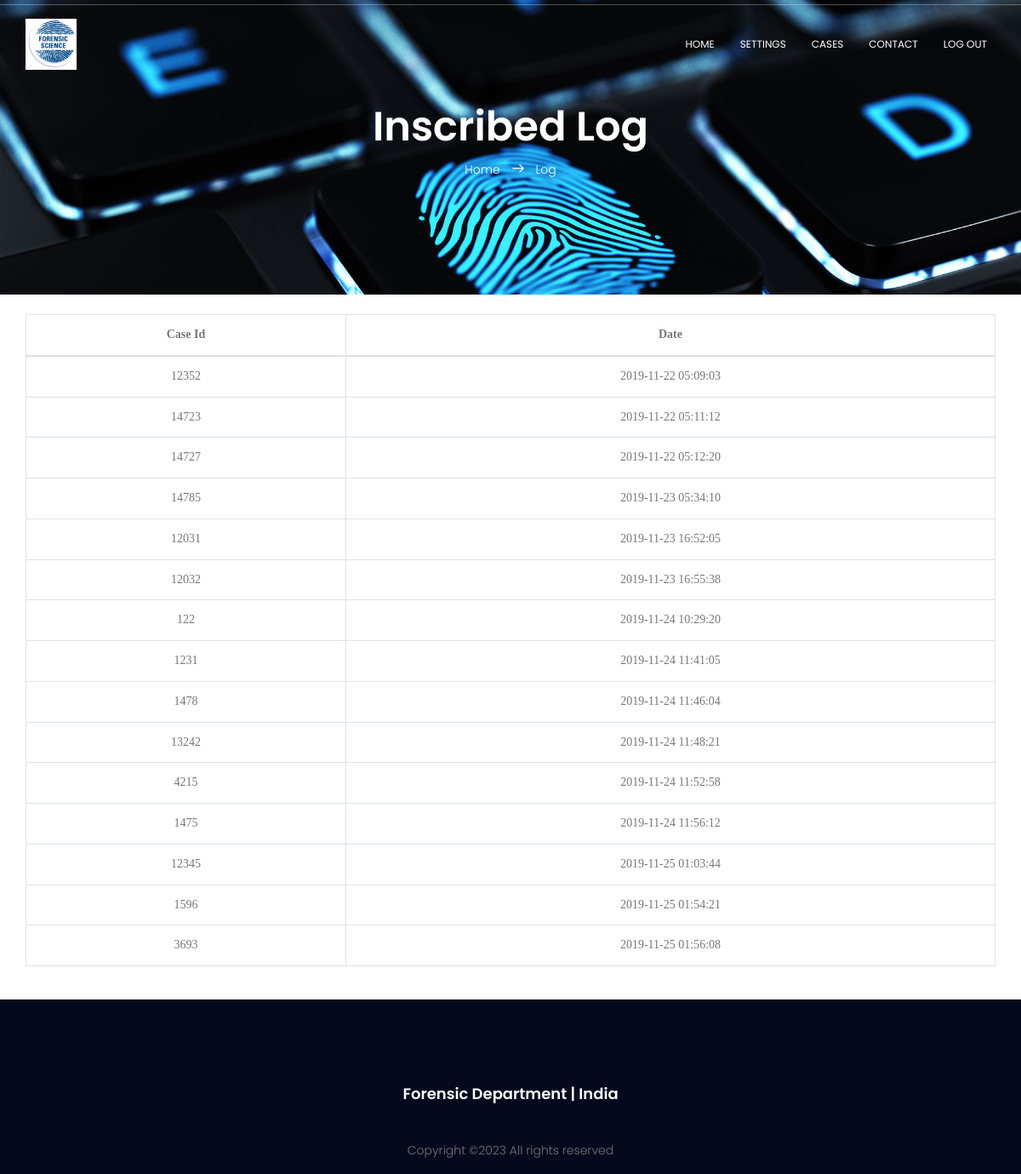
The app's page /project/inscribedlogs.php (signed in) with its own data.
### tables this page shows
CREATE TABLE IF NOT EXISTS `writelogs` (
  `ID` int(6) NOT NULL AUTO_INCREMENT,
  `CASE_ID` int(6) NOT NULL,
  `DATE` timestamp NOT NULL,
  PRIMARY KEY (`ID`)
);

### project/inscribedlogs.php (the view, shortened to what this page needs)
<?php
	require("includes/common.php");
$logs = "SELECT *
		FROM WRITELOGS";
$run_logs = mysqli_query($con, $logs);
?>
<!DOCTYPE html>
	<html lang="zxx" class="no-js">
	<head>
			<link rel="stylesheet" href="css/linearicons.css">
			<link rel="stylesheet" href="css/font-awesome.min.css">
			<link rel="stylesheet" href="css/bootstrap.css">
			<link rel="stylesheet" href="css/magnific-popup.css">
			<link rel="stylesheet" href="css/nice-select.css">
			<link rel="stylesheet" href="css/animate.min.css">
			<link rel="stylesheet" href="css/owl.carousel.css">
			<link rel="stylesheet" href="css/main.css">
		</head>
		<body>
			<?php
				require 'includes/header.php';
			?>
			<section class="banner-area relative" id="home">
				<div class="overlay"></div>
				<div class="container">
					<div class="row d-flex align-items-center justify-content-center">
						<div class="about-content col-lg-12">
							<h1 class="text-white">
								Inscribed Log
							</h1>
							<p class="text-white link-nav">  <?php
				if($_SESSION['email']=='admin@fds.com') { ?>
					<a href="adminhome.php">
				<?php }
				else { ?>
					<a href="home.php">
				<?php } ?>
				Home </a>  <span class="lnr lnr-arrow-right"></span>  <a href="inscribedlogs.php"> Log </a></p>
						</div>
					</div>
				</div>
			</section>
			<br>
			<div class="container" id="content">
            <div class="row">
                <table class="table table-hover table-bordered">
					<thead>
					<tr>
						<th style="font-family:verdana; text-align:center" scope="col"> Case Id </th>
						<th style="font-family:verdana; text-align:center" scope="col"> Date </th>
					</tr>
					</thead>
					<tbody>
					<?php
					while($logs_r = mysqli_fetch_array($run_logs)) { ?>
						<tr>
							<td style="font-family:verdana; text-align:center"> <?php echo $logs_r['CASE_ID']; ?> </td>
							<td style="font-family:verdana; text-align:center"> <?php echo $logs_r['DATE']; ?> </td>
						</tr>
					<?php } ?>
					</tbody>
				</table>
            </div>
			</div>
			<br>
			<?php
				require 'includes/footer.php';
			?>
	</body>
</html>

### project/includes/header.php (shortened to what this page needs)
<header id="header" id="home">
			  	<hr>
			    <div class="container">
			    	<div class="row align-items-center justify-content-between d-flex">
				      <div id="logo">
				        <a href="home.php"><img style="height:60px; width:60px" src="img/logo.jpg" alt="" title="" /></a>
				      </div>
				      <nav id="nav-menu-container">
				        <ul class="nav-menu">
						<?php
							if($_SESSION['user_id']>=1 && $_SESSION['user_id']<=99) { ?>
								<li class="menu-active"><a href="adminhome.php"> Home </a></li>
								<li><a href="settings.php"> Settings </a></li>
								<li><a href="admincases.php"> Cases </a></li>
								<li><a href="contact.php"> Contact </a></li>
								<li><a href="logout_script.php"> Log Out </a></li>
						<?php }
						 ?>
				        </ul>
				      </nav>
			    	</div>
			    </div>
</header>

### project/includes/footer.php
<footer class="footer-area">
	<div class="container">
		<div class="row">
			<div class="col-lg-12 col-md-12 col-sm-12 text-center">
				<div class="single-footer-widget">
					<h6> Forensic Department | India </h6>
					<p class="footer-text">
						Copyright &copy;<script>document.write(new Date().getFullYear());</script> All rights reserved
					</p>
				</div>
			</div>
		</div>
	</div>
</footer>

### project/css/main.css (style rules this page uses)
body { color: #777777; font-family: "Poppins", sans-serif; font-size: 14px; font-weight: 300; line-height: 1.625em; position: relative; }
ol, ul { margin: 0; padding: 0; list-style: none; }
a { -webkit-transition: all 0.3s ease 0s; -moz-transition: all 0.3s ease 0s; -o-transition: all 0.3s ease 0s; transition: all 0.3s ease 0s; }
a, a:focus, a:hover { text-decoration: none; outline: 0; }
h1, h2, h3, h4, h5, h6 { font-family: "Poppins", sans-serif; color: #222222; line-height: 1.2em !important; margin-bottom: 0; margin-top: 0; font-weight: 600; }
h1, .h1 { font-size: 36px; }
h6, .h6 { font-size: 14px; color: #222222; }
td, th { border-radius: 0px; }
.text-white { color: #fff; }
.text-center { text-align: center; }
.relative { position: relative; }
.overlay { position: absolute; left: 0; right: 0; top: 0; bottom: 0; }
h1 { font-size: 36px; }
h6 { font-size: 14px; }
h1, h2, h3, h4, h5, h6 { line-height: 1.5em; }
#header { padding: 0px 0px 14px 0; position: fixed; left: 0; top: 0; right: 0; transition: all 0.5s; z-index: 997; }
#header hr { border-color: rgba(255, 255, 255, 0.3); margin-top: 5px; }
#header #logo img { padding: 0; margin: 0; }
.nav-menu, .nav-menu * { margin: 0; padding: 0; list-style: none; }
.nav-menu li { position: relative; white-space: nowrap; }
.nav-menu > li { float: left; }
#nav-menu-container { margin: 0; }
.nav-menu a { padding: 6px 10px; text-decoration: none; display: inline-block; color: #fff; font-weight: 400; font-size: 12px; text-transform: uppercase; outline: none; }
.nav-menu > li { margin-left: 10px; }
#mobile-nav { position: fixed; top: 0; padding-top: 18px; bottom: 0; z-index: 998; background: rgba(0, 0, 0, 0.8); left: -260px; width: 260px; overflow-y: auto; transition: 0.4s; }
#mobile-nav ul { padding: 0; margin: 0; list-style: none; }
#mobile-nav ul li { position: relative; }
#mobile-nav ul li a { color: #fff; font-size: 13px; text-transform: uppercase; overflow: hidden; padding: 10px 22px 10px 15px; position: relative; text-decoration: none; width: 100%; display: block; outline: none; font-weight: 700; }
.banner-area { background: url(../img/header-bg.jpg) center; background-size: cover; }
.footer-area { padding-top: 100px; background-color: #04091e; }
.footer-area h6 { color: #fff; margin-bottom: 25px; font-size: 18px; font-weight: 600; }
.footer-text { padding-top: 20px; }
.link-nav { margin-top: 10px; }
.about-content { padding: 120px 0px; text-align: center; }
.about-content h1 { font-size: 48px; font-weight: 600; }
.about-content a { color: #fff; font-weight: 300; font-size: 14px; }
.about-content .lnr { margin: 0px 10px; font-weight: 600; }

### records on screen
writelogs: CASE_ID "12352", DATE "2019-11-22 05:09:03"
writelogs: CASE_ID "14723", DATE "2019-11-22 05:11:12"
writelogs: CASE_ID "14727", DATE "2019-11-22 05:12:20"
writelogs: CASE_ID "14785", DATE "2019-11-23 05:34:10"
writelogs: CASE_ID "12031", DATE "2019-11-23 16:52:05"
writelogs: CASE_ID "12032", DATE "2019-11-23 16:55:38"
writelogs: CASE_ID "122", DATE "2019-11-24 10:29:20"
writelogs: CASE_ID "1231", DATE "2019-11-24 11:41:05"
writelogs: CASE_ID "1478", DATE "2019-11-24 11:46:04"
writelogs: CASE_ID "13242", DATE "2019-11-24 11:48:21"
writelogs: CASE_ID "4215", DATE "2019-11-24 11:52:58"
writelogs: CASE_ID "1475", DATE "2019-11-24 11:56:12"
writelogs: CASE_ID "12345", DATE "2019-11-25 01:03:44"
writelogs: CASE_ID "1596", DATE "2019-11-25 01:54:21"
writelogs: CASE_ID "3693", DATE "2019-11-25 01:56:08"
